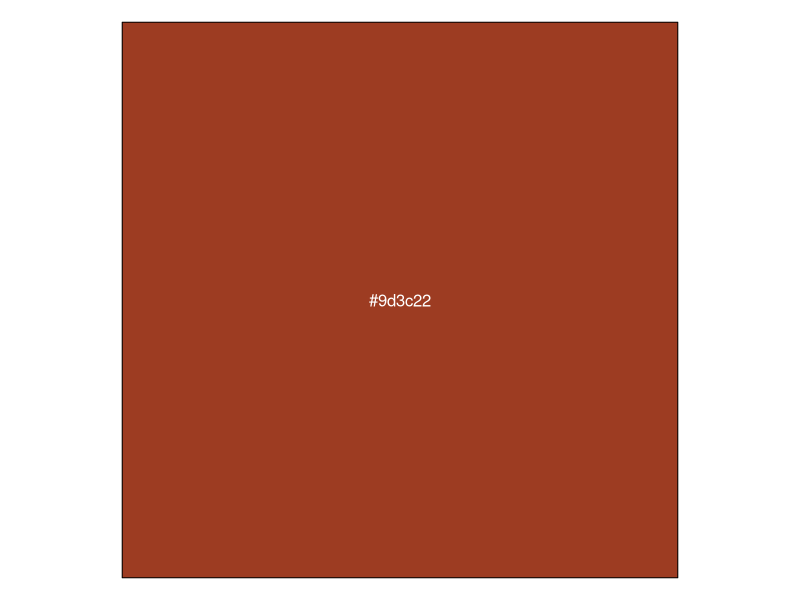
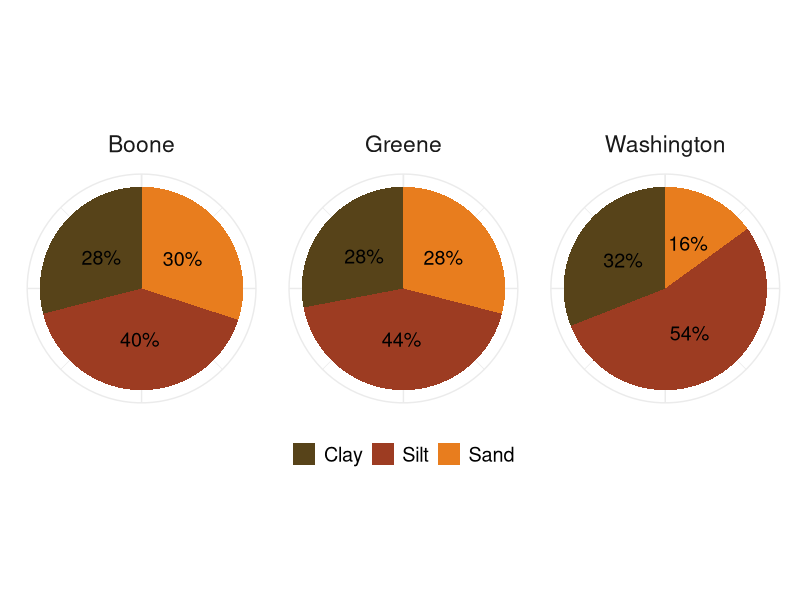

The R script that drew these images, in order: (Note: this script raises an error after producing the figures.)
#--make texture fig
#--updated: 2/4/2021


rm(list = ls())
library(tidyverse)
library(scales)
library(purrr)
dat <- read_csv("05_texture/dat_texture.csv")


pfi_red <- "#9d3c22"
pfi_green <- "#b2bb1e"
pfi_blue <- "#036cb6"
pfi_orng <- "#e87d1e"
pfi_brn <- "#574319"
show_col(pfi_red)


# figure ------------------------------------------------------------------

#--can combine boyd42
dat_pie <- 
  dat %>% 
  pivot_longer(Clay:Sand) %>% 
  group_by(site, name) %>% 
  summarise(value  = mean(value, na.rm = T)) %>% 
  ungroup() %>% 
  pivot_wider(names_from =  name, values_from = value)  %>% 
  mutate_if(is.numeric, round, 0) %>% 
  mutate(Sand = 100 - Clay - Silt) %>% 
  pivot_longer(Clay:Silt) %>% 
  mutate(value = value/100)


myorder <- c("Clay", "Silt", "Sand")

#--try using purrr
dat_pie2 <- 
  dat_pie %>% 
  mutate(name = factor(name, levels = myorder),
         name2 = fct_rev(name),
         value = round(value, 2)) %>% 
  arrange(name2) %>% 
  group_by(site) %>% 
  nest() %>% 
  mutate(data2 = data %>% purrr::map(. %>% 
                                arrange(name2) %>% 
                                mutate(half = value/2,
                                       prev = lag(value),
                                       prev = ifelse(is.na(prev), 0, prev),
                                       cumprev = cumsum(prev),
                                       pos = half + cumprev) %>% 
                                select(-c(half, prev, cumprev)))) %>% 
  unnest(data2)

# nice figure -------------------------------------------------------------

dat_pie2 %>% 
  mutate(site = case_when(
    site == "Boyd42" ~ "Boone",
    site == "Funcke" ~ "Greene",
    site == "Stout" ~ "Washington",
    TRUE ~ "other")
  ) %>% 
  ggplot(aes(x = "", y = value, fill = name)) +
  geom_bar(stat = "identity") +
  coord_polar("y", start = 0) +
  geom_text(aes(y = pos,
                label = percent(value, accuracy = 2)), size = 5) +
  scale_fill_manual(values = c("Clay" = pfi_brn, "Silt" = pfi_red, "Sand" = pfi_orng)) + 
  facet_grid(.~site) +
  theme_minimal() +
  theme(axis.text.x = element_blank(),
        axis.title = element_blank(),
        strip.text = element_text(size = rel(1.5)),
        legend.text = element_text(size = rel(1.3)),
        legend.position = "bottom") +
  labs(fill = NULL)

ggsave("06_figs/fig_texture.png")

